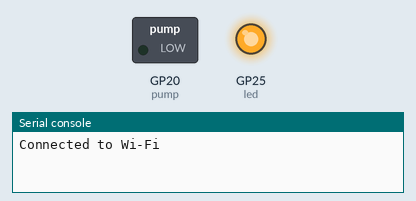
This program was run on a simulated Raspberry Pi Pico running MicroPython. Parts: switched loads named in the program (green lamp = pin HIGH), output pins drawn as LEDs (lit = HIGH), the last lines printed to the serial console. WiFi joins after 1.5 s; the clock reads 2024-03-15 10:24:30 at power-on unless the program sets it.

Above: at 2.1 s.
At 6.1 s:
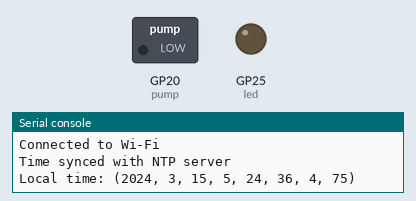
Timing chart, 0 to 7.6 s (numbered marks = the images above):
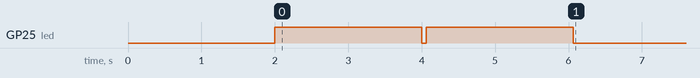

The program:

main.py
```python
import network
import ntptime
import time
from machine import Pin

ssid = "ssid"
password = "password"

#integrated led
led = Pin("LED", Pin.OUT)

led.off()

# Connect to Wi-Fi
wlan = network.WLAN(network.STA_IF)
wlan.active(True)
wlan.connect(ssid, password)

# Wait for Wi-Fi connection
while not wlan.isconnected():
    time.sleep(1)

print("Connected to Wi-Fi")
led.on()
time.sleep(2)
led.off()

# Sync time with NTP server
try:
    ntptime.settime()
    print("Time synced with NTP server")
except:
    print("Failed to sync time")

led.on()
time.sleep(2)
led.off()


local_offset_hours = -5
local_time = time.localtime(time.time() + local_offset_hours * 3600)
print("Local time:", local_time)

# Code to control the pump
pump = Pin(20, Pin.OUT)
sensor = Pin(16, Pin.IN)

while True:
    current_time = time.localtime(time.time() + local_offset_hours * 3600)
    hour = current_time[3]
    if (sensor.value() == 1) and (8 < hour <= 20):
        pump.value(1)
        time.sleep(5)
        pump.value(0)

    time.sleep(2)
```
